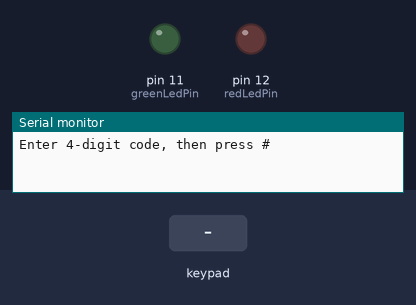
This sketch was run on a simulated Arduino Uno, built with avr-gcc and run on an emulated ATmega328P. On the bench: output pins drawn as LEDs (lit = HIGH), the last lines printed to the serial monitor. The inputs (shaded band) are chosen by the test bench.

Above: at 1.2 s.
1.3 s: key '#' pressed
At 1.8 s:
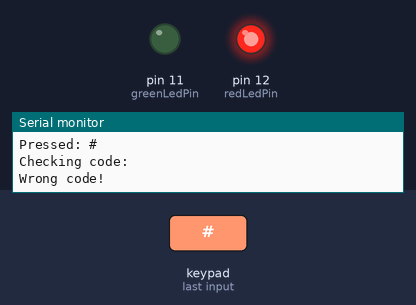
4.3 s: keypad keys 1 6 0 8 # pressed 0.4 s apart
At 6.5 s:
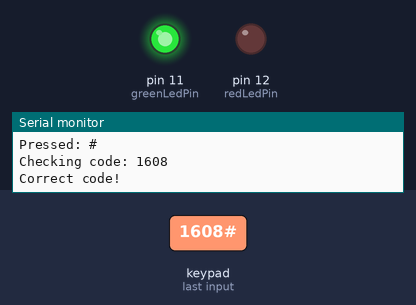
Timing chart, 0 to 9.4 s (numbered marks = the images above; inputs shaded):
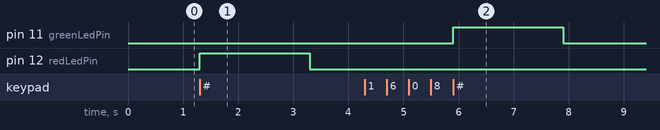

Measured:
- after the input at 1.3 s, pin 12 (redLedPin): LOW → HIGH at once, → LOW 2.0 s later
- after the input at 4.3 s, pin 11 (greenLedPin): LOW → HIGH after 1.6 s, → LOW 2.0 s later

The sketch:

codePinWithLEDS.ino
```cpp
//www.elegoo.com
//2016.12.9

#include <Keypad.h>

const byte ROWS = 4;
const byte COLS = 4;

char hexaKeys[ROWS][COLS] = {
  {'1','2','3','A'},
  {'4','5','6','B'},
  {'7','8','9','C'},
  {'*','0','#','D'}
};

byte rowPins[ROWS] = {9, 8, 7, 6};
byte colPins[COLS] = {5, 4, 3, 2};

Keypad customKeypad = Keypad(makeKeymap(hexaKeys), rowPins, colPins, ROWS, COLS);

const int greenLedPin = 11;
const int redLedPin = 12;

const String correctCode = "1608";
String enteredCode = "";

void setup() {
  Serial.begin(9600);

  pinMode(greenLedPin, OUTPUT);
  pinMode(redLedPin, OUTPUT);

  digitalWrite(greenLedPin, LOW);
  digitalWrite(redLedPin, LOW);

  Serial.println("Enter 4-digit code, then press #");
}

void loop() {
  char customKey = customKeypad.getKey();

  if (customKey) {
    Serial.print("Pressed: ");
    Serial.println(customKey);

    if (customKey >= '0' && customKey <= '9') {
      // Only allow up to 4 digits
      if (enteredCode.length() < 4) {
        enteredCode += customKey;
        Serial.print("Current code: ");
        Serial.println(enteredCode);
      }
    }

    else if (customKey == '#') {
      Serial.print("Checking code: ");
      Serial.println(enteredCode);

      if (enteredCode == correctCode) {
        Serial.println("Correct code!");

        digitalWrite(greenLedPin, HIGH);
        delay(2000);
        digitalWrite(greenLedPin, LOW);
      }
      else {
        Serial.println("Wrong code!");

        digitalWrite(redLedPin, HIGH);
        delay(2000);
        digitalWrite(redLedPin, LOW);
      }

      // Clear code after checking
      enteredCode = "";
      Serial.println("Enter code again, then press #");
    }

    else if (customKey == '*') {
      // Use * as clear/reset
      enteredCode = "";
      Serial.println("Code cleared");
    }
  }
}
```
